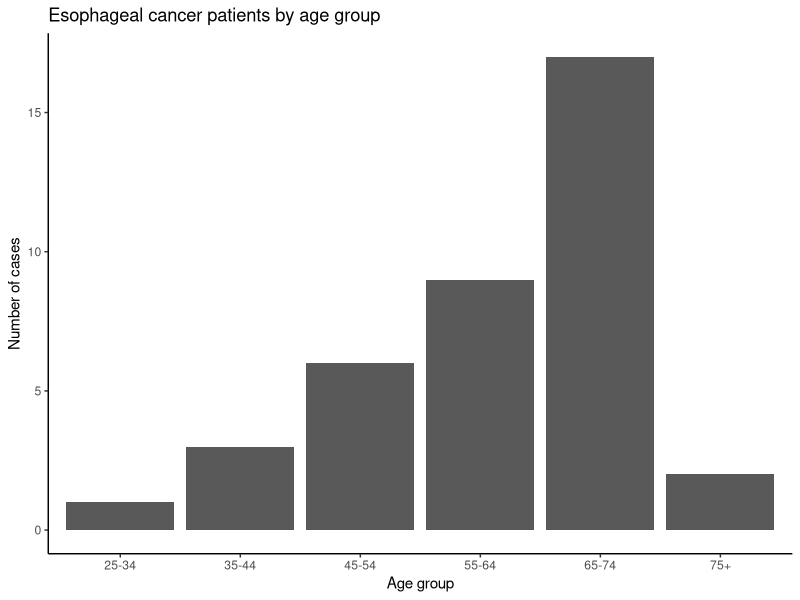
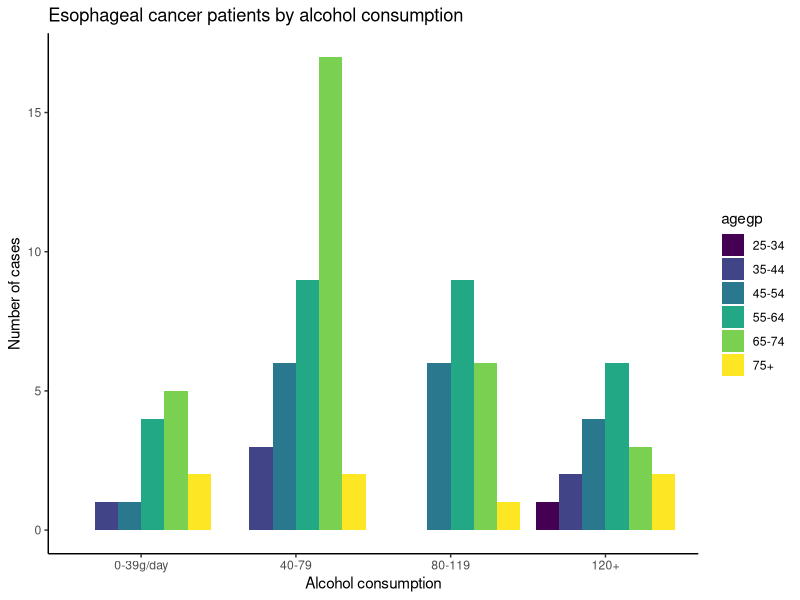
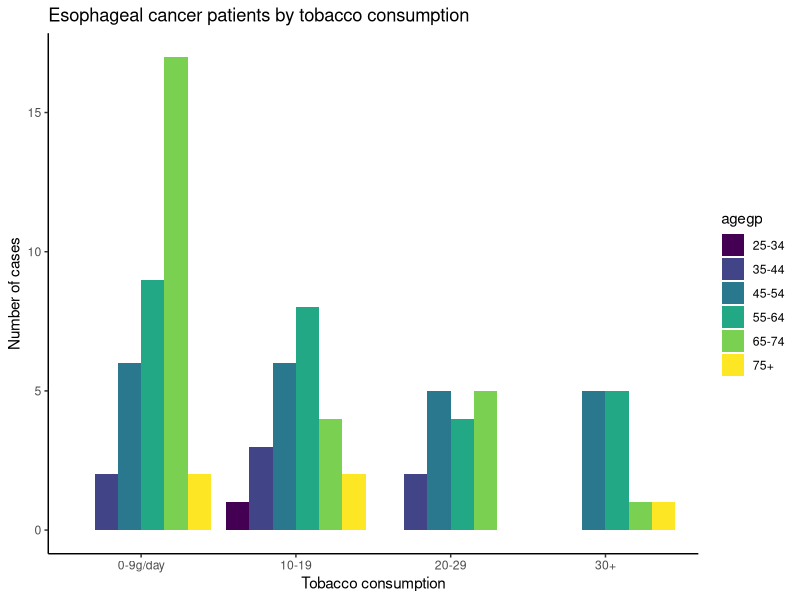

The R source for these figures, in order:
## ---- chunk 1
knitr::opts_chunk$set(echo = FALSE)
rm(list=ls())
data(esoph)
library(ggplot2)
library(tidyverse)
## ---- chunk 2
esoph %>%
ggplot(mapping =  aes(x = agegp, y = ncases)) + 
geom_bar(stat = 'identity', position = position_dodge()) + 
labs(title = 'Esophageal cancer patients by age group', x = 'Age group', y = 'Number of cases') +
theme_classic()

## ---- chunk 3
esoph %>%
ggplot(mapping =  aes(x = alcgp, y = ncases, fill = agegp)) + 
geom_bar(stat = 'identity', position = position_dodge()) + 
labs(title = 'Esophageal cancer patients by alcohol consumption', x = 'Alcohol consumption', y = 'Number of cases') +
theme_classic()

## ---- chunk 4
esoph %>%
ggplot(mapping =  aes(x = tobgp, y = ncases, fill = agegp)) + 
geom_bar(stat = 'identity', position = position_dodge()) + 
labs(title = 'Esophageal cancer patients by tobacco consumption', x = 'Tobacco consumption', y = 'Number of cases') +
theme_classic()

